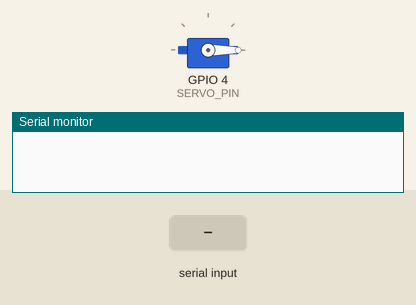
A sketch run on a simulated ESP32-C3. On the bench: servo, the last lines printed to the serial monitor. The test bench sets the inputs (shaded band).

Above: at 1.2 s.
1.3 s: "90\n" received over Serial
At 2.5 s:
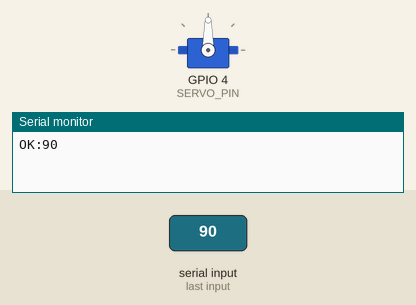
2.8 s: "0\n" received over Serial
At 3.8 s:
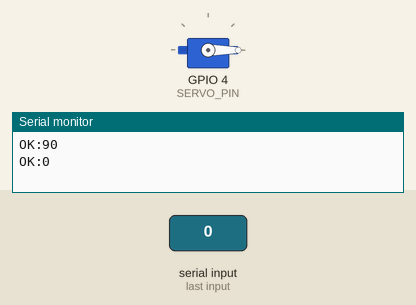
Timing chart, 0 to 5.8 s (numbered marks = the images above; inputs shaded):
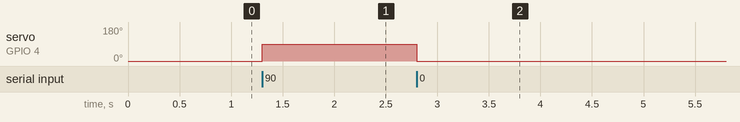

Measured:
- after the input at 1.3 s, servo on GPIO 4 (SERVO_PIN): 0° → 90° at once
- after the input at 2.8 s, servo on GPIO 4 (SERVO_PIN): 90° → 0° at once

The sketch:

hermex_alice_esp32c3.ino
```cpp
/*
  hermex_alice_esp32c3.ino
  ===========================
  Nap cho ESP32-C3 Super Mini gan voi MAY HA (Alice - tram gui) trong
  du an KHKT Hermex.

  Chuc nang: nhan mot con so nguyen tuong trung cho goc quay Servo tu
  may tinh qua Serial USB (dinh dang thuan tuy "<goc>\n", vi du "90\n"
  - KHONG co tien to chu nao ca), chuyen doi va xoay Servo den dung
  goc do, roi phan hoi lai chuoi "OK:<goc>" de may tinh biet da quay
  xong. Chi chap nhan dung 4 gia tri goc: 0, 45, 90, 135.

  Board: ESP32-C3 Super Mini

  Ket noi phan cung:
    - Servo, day tin hieu (thuong mau vang/cam) -> GPIO4
    - Servo, day nguon (do)                      -> 5V (hoac 3V3 tuy loai servo)
    - Servo, day mass (nau/den)                  -> GND

  Luu y ve chan GPIO4: KHONG dung GPIO2 nhu vi du tham khao, vi day la
  1 trong cac chan "strapping" cua ESP32-C3 (chan duoc doc de quyet
  dinh che do khoi dong ngay luc reset). Cam tin hieu Servo vao do co
  the gay khoi dong sai che do o mot so mach. GPIO4 khong phai chan
  strapping, an toan de dung lam tin hieu dieu khien.

  Cau hinh trong Arduino IDE (menu Tools) - BAT BUOC phai dung voi
  board C3 Super Mini, khac voi ESP32 DevKit thuong:
    - Board: "ESP32C3 Dev Module"
    - USB CDC On Boot: "Enabled"
      (board nay dung cong USB gan lien ngay tren chip, KHONG co IC
      chuyen doi USB-Serial rieng nhu CH340/CP2102. Neu de "Disabled",
      Serial Monitor tren may tinh se KHONG nhan duoc gi ca, du code
      van bien dich va chay dung.)

  Thu vien can cai (Arduino IDE > Tools > Manage Libraries): "ESP32Servo".
  Thu vien nay dung LEDC (bo bam xung PWM phan cung cua ESP32) o phia
  sau de tao tin hieu dieu khien Servo, da tuong thich voi loi ESP32-C3.
  Luu y: can ban ESP32Servo moi de tuong thich voi ESP32 Arduino core
  ban moi (core 3.x) - neu bao loi bien dich lien quan LEDC, cap nhat
  ca thu vien ESP32Servo lan ESP32 board package len ban moi nhat.
*/

#include <ESP32Servo.h>

// ============================================================
// 1. CAU HINH CHAN
// ============================================================
const int SERVO_PIN = 4;   // GPIO4 - chan xuat tin hieu PWM cho Servo (an toan, khong phai chan strapping)

// ============================================================
// 2. GOC HOP LE - PHAI khop VALID_SERVO_ANGLES ben phia Python
// ============================================================
const int VALID_ANGLES[] = {0, 45, 90, 135};
const int VALID_ANGLES_COUNT = 4;

Servo myServo;
String inputBuffer = "";   // gom ky tu Serial cho den khi gap '\n'

// ============================================================
// 3. KIEM TRA GOC CO NAM TRONG DANH SACH HOP LE KHONG
// ============================================================
bool isValidAngle(int angle) {
  for (int i = 0; i < VALID_ANGLES_COUNT; i++) {
    if (VALID_ANGLES[i] == angle) {
      return true;
    }
  }
  return false;
}

// ============================================================
// 4. KIEM TRA CHUOI CO PHAI TOAN CHU SO KHONG
//    Can ham rieng vi String::toInt() tra ve 0 CA KHI chuoi khong
//    phai so hop le (vd chuoi rong, chuoi chua chu cai) - neu chi
//    dua vao toInt() se khong phan biet duoc "0" that voi rac.
// ============================================================
bool isNumericString(const String &s) {
  if (s.length() == 0) return false;
  for (unsigned int i = 0; i < s.length(); i++) {
    if (!isDigit(s.charAt(i))) return false;
  }
  return true;
}

// ============================================================
// 5. XU LY 1 DONG LENH DA NHAN TRON VEN - dinh dang thuan tuy "<goc>"
// ============================================================
void handleCommand(String line) {
  line.trim();  // bo ky tu xuong dong / khoang trang du thua con sot

  if (!isNumericString(line)) {
    Serial.print("ERR:NOT_A_NUMBER:");
    Serial.println(line);
    return;
  }

  int angle = line.toInt();

  if (isValidAngle(angle)) {
    myServo.write(angle);
    Serial.print("OK:");
    Serial.println(angle);
  } else {
    Serial.print("ERR:INVALID_ANGLE:");
    Serial.println(angle);
  }
}

// ============================================================
// 6. DOC SERIAL KHONG CHAN (non-blocking)
// ============================================================
void readSerialCommands() {
  while (Serial.available() > 0) {
    char c = Serial.read();

    if (c == '\n') {
      if (inputBuffer.length() > 0) {
        handleCommand(inputBuffer);
      }
      // Xoa bo dem NGAY sau khi xu ly xong 1 lenh (du lenh hop le hay
      // loi), de san sang tiep nhan lenh ke tiep tu dau, khong de sot
      // lai ky tu cu lam hong lan doc sau.
      inputBuffer = "";
    } else if (c != '\r') {
      inputBuffer += c;

      // Chong tran buffer neu nhan phai du lieu nhieu/loi khong co
      // ky tu '\n' ket thuc.
      if (inputBuffer.length() > 32) {
        inputBuffer = "";
      }
    }
  }
}

// ============================================================
// SETUP / LOOP
// ============================================================
void setup() {
  Serial.begin(115200);

  myServo.attach(SERVO_PIN);
  myServo.write(0);  // vi tri mac dinh khi vua khoi dong

  inputBuffer.reserve(32);
}

void loop() {
  readSerialCommands();
}
```
